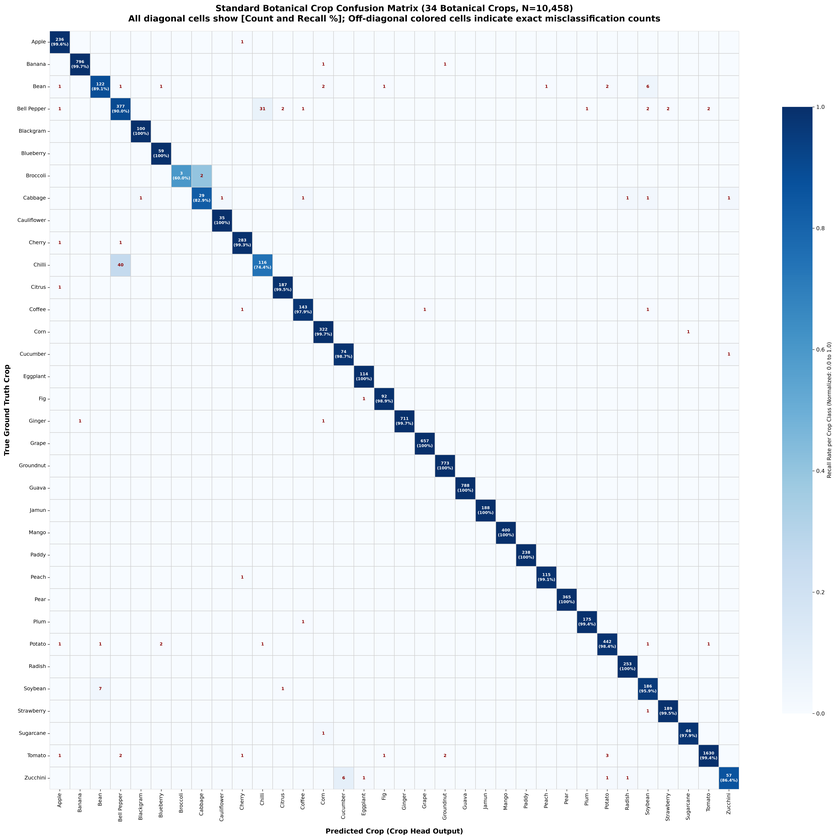
#> input picture models/_legacy/crop_confusion_matrix.png, 836 x 839 px, shrunk from 6549 x 6570 before the run, given as the content of the folder ../data/processed/train, which was not available
$ jupyter execute --allow-errors 03_data_viewer.ipynb   (text cells are left out)
#> lines starting #> are read from the running program, lines starting #| are printed output that depends on the picture
[cell 1]
import os, json, random, sys
from pathlib import Path
from collections import Counter
from math import ceil

import numpy as np
import pandas as pd
import matplotlib.pyplot as plt
import matplotlib.patches as mpatches
import seaborn as sns
from PIL import Image

ROOT       = Path('..')
TRAIN_DIR  = ROOT / 'data' / 'processed' / 'train'
VAL_DIR    = ROOT / 'data' / 'processed' / 'val'
TEST_DIR   = ROOT / 'data' / 'processed' / 'test'
TRAIN_CSV  = ROOT / 'data' / 'raw' / 'outputs' / 'outputs' / 'train_split.csv'
VAL_CSV    = ROOT / 'data' / 'raw' / 'outputs' / 'outputs' / 'val_split.csv'
TEST_CSV   = ROOT / 'data' / 'raw' / 'outputs' / 'outputs' / 'test_split.csv'
STD_REPORT = ROOT / 'models' / 'classification_report_standard.json'
TTA_REPORT = ROOT / 'models' / 'classification_report_tta.json'

plt.rcParams.update({
    'figure.facecolor': '#0f1117', 'axes.facecolor': '#1a1d27',
    'axes.edgecolor': '#3a3d4d', 'axes.labelcolor': '#e0e0e0',
    'xtick.color': '#a0a0b0', 'ytick.color': '#a0a0b0',
    'text.color': '#e0e0e0', 'grid.color': '#2a2d3a',
    'grid.linestyle': '--', 'grid.alpha': 0.6, 'font.size': 11,
})
ACCENT, ACCENT2, DANGER, WARN = '#4ade80', '#60a5fa', '#f87171', '#fbbf24'
print('✅ Setup done')

[cell 2]
def count_images_per_class(split_dir):
    counts = {}
    for d in sorted(Path(split_dir).iterdir()):
        if d.is_dir():
            counts[d.name] = sum(
                1 for f in d.rglob('*')
                if f.suffix.lower() in {'.jpg','.jpeg','.png','.bmp','.webp'}
            )
    return counts

train_counts = count_images_per_class(TRAIN_DIR)
val_counts   = count_images_per_class(VAL_DIR)
test_counts  = count_images_per_class(TEST_DIR)
all_classes  = sorted(train_counts.keys())

n_classes = len(train_counts)
n_train   = sum(train_counts.values())
n_val     = sum(val_counts.values())
n_test    = sum(test_counts.values())
n_total   = n_train + n_val + n_test
tv = list(train_counts.values())

print('=' * 52)
print(f'  🌿 Total classes          : {n_classes:>6,}')
print(f'  🖼️  Total images           : {n_total:>6,}')
print('-' * 52)
#> (the rest of this cell did not finish here and is left out)

[cell 3]
sorted_items  = sorted(train_counts.items(), key=lambda x: x[1], reverse=True)
labels_sorted = [c for c,_ in sorted_items]
counts_sorted = [v for _,v in sorted_items]

bar_colors = [ACCENT if v>=300 else ACCENT2 if v>=100 else WARN if v>=50 else DANGER
              for v in counts_sorted]

fig, ax = plt.subplots(figsize=(22, 6))
ax.bar(range(len(labels_sorted)), counts_sorted, color=bar_colors, width=0.85)
ax.set_xticks([])
ax.set_xlabel('Classes sorted by image count (high to low)', labelpad=8)
ax.set_ylabel('Image count')
ax.set_title('Training Set — Per-Class Image Count', fontsize=14, pad=12)
ax.axhline(np.mean(counts_sorted), color=WARN, linestyle='--', lw=1.5,
           label=f'Mean = {np.mean(counts_sorted):.0f}')
ax.axhline(50, color=DANGER, linestyle=':', lw=1.5, label='Rare threshold (50)')
ax.grid(axis='y')
patches = [
    mpatches.Patch(color=ACCENT,  label='>=300 images'),
    mpatches.Patch(color=ACCENT2, label='100-299 images'),
    mpatches.Patch(color=WARN,    label='50-99 images'),
    mpatches.Patch(color=DANGER,  label='<50 images (RARE)'),
]
ax.legend(handles=patches, loc='upper right', framealpha=0.3)
plt.tight_layout()
plt.show()
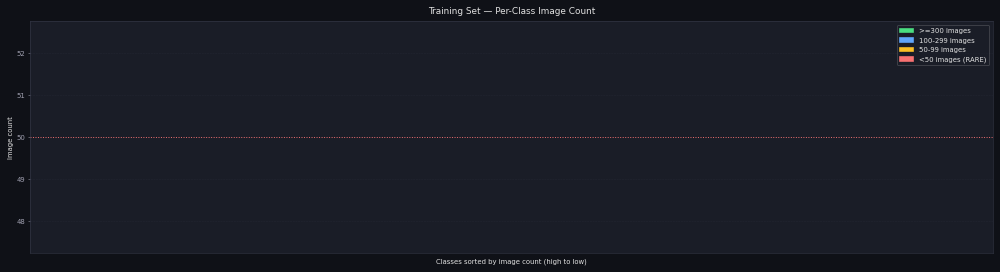
#> figure drawn by matplotlib, 1 panel
print(f'Rare classes (< 50 imgs): {sum(1 for v in counts_sorted if v < 50)}')

[cell 4]
RARE_THRESHOLD = 50
rare = [(cls, cnt) for cls, cnt in sorted(train_counts.items(), key=lambda x: x[1])
        if cnt < RARE_THRESHOLD]
print(f'Classes with < {RARE_THRESHOLD} training images: {len(rare)}')
df_rare = pd.DataFrame(rare, columns=['Class', 'Train'])
df_rare['Val']   = df_rare['Class'].map(val_counts)
df_rare['Test']  = df_rare['Class'].map(test_counts)
df_rare['Total'] = df_rare['Train'] + df_rare['Val'] + df_rare['Test']
print(df_rare.to_string(index=False))

[cell 5]
if rare:
    top_rare = df_rare.head(40)
    fig, ax = plt.subplots(figsize=(12, max(6, len(top_rare)*0.38)))
    colors = [DANGER if v < 20 else WARN for v in top_rare['Train']]
    bars = ax.barh(top_rare['Class'], top_rare['Train'], color=colors, height=0.72)
    ax.set_xlabel('Training image count')
    ax.set_title(f'Rarest Classes (< {RARE_THRESHOLD} train images)', fontsize=13, pad=10)
    ax.axvline(RARE_THRESHOLD, color=WARN, linestyle='--', lw=1.5,
               label=f'Threshold = {RARE_THRESHOLD}')
    ax.legend(framealpha=0.3)
    ax.grid(axis='x')
    for bar in bars:
        ax.text(bar.get_width()+0.5, bar.get_y()+bar.get_height()/2,
                str(int(bar.get_width())), va='center', fontsize=8.5, color='#e0e0e0')
    plt.tight_layout()
    plt.show()

[cell 6]
counts_arr = np.array([train_counts[c] for c in sorted(train_counts)])
weights    = n_train / (n_classes * counts_arr)

fig, axes = plt.subplots(1, 2, figsize=(16, 4))

axes[0].hist(list(train_counts.values()), bins=40, color=ACCENT2,
             edgecolor='#0f1117', linewidth=0.5)
axes[0].set_xlabel('Images per class')
axes[0].set_ylabel('Number of classes')
axes[0].set_title('Class Size Distribution')
axes[0].axvline(np.mean(list(train_counts.values())), color=WARN,
                linestyle='--', lw=1.5, label='Mean')
axes[0].legend(framealpha=0.3)
axes[0].grid(axis='y')

axes[1].hist(weights, bins=40, color=DANGER, edgecolor='#0f1117', linewidth=0.5)
axes[1].set_xlabel('Class weight (balanced)')
axes[1].set_ylabel('Number of classes')
axes[1].set_title('Balanced Class Weights (used in CrossEntropyLoss)')
axes[1].grid(axis='y')

plt.tight_layout()
plt.show()
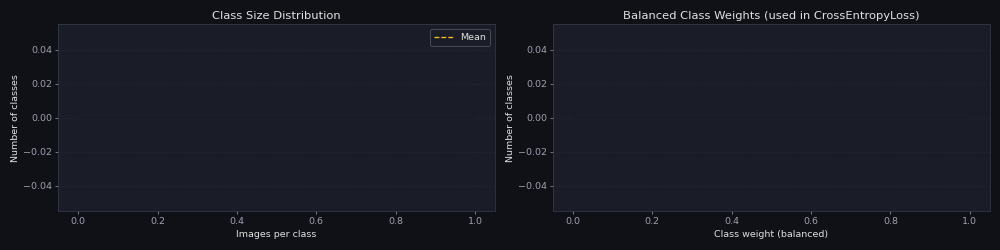
#> figure drawn by matplotlib, 2 panels

[cell 7]
df_splits = pd.DataFrame({
    'Class': all_classes,
    'Train': [train_counts.get(c,0) for c in all_classes],
    'Val':   [val_counts.get(c,0)   for c in all_classes],
    'Test':  [test_counts.get(c,0)  for c in all_classes],
})
df_splits['Total'] = df_splits[['Train','Val','Test']].sum(axis=1)
df_splits = df_splits.sort_values('Total', ascending=False)

top60 = df_splits.head(60)
fig, ax = plt.subplots(figsize=(22, 6))
x = range(len(top60))
ax.bar(x, top60['Train'], label='Train', color=ACCENT,  width=0.8)
ax.bar(x, top60['Val'],   label='Val',   color=ACCENT2, width=0.8, bottom=top60['Train'])
ax.bar(x, top60['Test'],  label='Test',  color=WARN,    width=0.8,
       bottom=top60['Train'].values + top60['Val'].values)
ax.set_xticks(list(x))
ax.set_xticklabels(top60['Class'].tolist(), rotation=90, fontsize=7)
ax.set_ylabel('Image count')
ax.set_title('Top 60 Classes — Train / Val / Test', fontsize=13, pad=10)
ax.legend(framealpha=0.3)
ax.grid(axis='y')
plt.tight_layout()
plt.show()
print(df_splits[['Class','Train','Val','Test','Total']].head(20).to_string(index=False))

[cell 8]
if TRAIN_CSV.exists():
    df_train    = pd.read_csv(TRAIN_CSV)
    crop_counts = df_train['crop'].value_counts()
else:
    crops = Counter()
    for cls in all_classes:
        crop = cls.split(' - ')[0].strip() if ' - ' in cls else cls
        crops[crop] += train_counts.get(cls, 0)
    crop_counts = pd.Series(dict(crops)).sort_values(ascending=False)
    df_train = None

colors_crop = sns.color_palette('husl', len(crop_counts))
fig, axes   = plt.subplots(1, 2, figsize=(18, 5))

axes[0].barh(crop_counts.index, crop_counts.values, color=colors_crop, height=0.75)
axes[0].set_xlabel('Training images')
axes[0].set_title('Images per Crop', pad=8)
axes[0].grid(axis='x')
for i, v in enumerate(crop_counts.values):
    axes[0].text(v+10, i, str(v), va='center', fontsize=8.5, color='#e0e0e0')

axes[1].pie(crop_counts.values, labels=crop_counts.index,
            autopct='%1.1f%%', colors=colors_crop, startangle=140,
            pctdistance=0.75, textprops={'color':'#e0e0e0','fontsize':8})
axes[1].set_title('Proportion by Crop', pad=8)
axes[1].set_facecolor('#1a1d27')

plt.suptitle('Crop Distribution (Training Set)', fontsize=14, y=1.02)
plt.tight_layout()
plt.show()

[cell 9]
if TRAIN_CSV.exists() and df_train is not None:
    src_counts  = df_train['source_dataset'].value_counts()
    colors_src  = sns.color_palette('mako', len(src_counts))
    fig, axes   = plt.subplots(1, 2, figsize=(18, 5))

    axes[0].barh(src_counts.index, src_counts.values, color=colors_src, height=0.75)
    axes[0].set_xlabel('Training images')
    axes[0].set_title('Images per Source Dataset', pad=8)
    axes[0].grid(axis='x')
    for i, v in enumerate(src_counts.values):
        axes[0].text(v+10, i, str(v), va='center', fontsize=8.5, color='#e0e0e0')

    axes[1].pie(src_counts.values, labels=src_counts.index,
                autopct='%1.1f%%', colors=colors_src, startangle=140,
                pctdistance=0.75, textprops={'color':'#e0e0e0','fontsize':8})
    axes[1].set_title('Proportion by Source Dataset', pad=8)
    axes[1].set_facecolor('#1a1d27')

    plt.suptitle('Source Dataset Distribution', fontsize=14, y=1.02)
    plt.tight_layout()
    plt.show()
    print(src_counts.to_string())
else:
    print('train_split.csv not found — skipping source breakdown.')

[cell 10]
if TRAIN_CSV.exists() and df_train is not None:
    widths  = df_train['width'].dropna()
    heights = df_train['height'].dropna()
else:
    all_imgs = [f for f in TRAIN_DIR.rglob('*')
                if f.suffix.lower() in {'.jpg','.jpeg','.png','.bmp','.webp'}]
    sample   = random.sample(all_imgs, min(500, len(all_imgs)))
    dims     = [Image.open(f).size for f in sample]
#> dims = [(836, 839)]
    widths   = pd.Series([d[0] for d in dims])
    heights  = pd.Series([d[1] for d in dims])

fig, axes = plt.subplots(1, 3, figsize=(18, 4))
axes[0].hist(widths,  bins=40, color=ACCENT,  edgecolor='#0f1117', linewidth=0.4)
axes[0].set(xlabel='Width (px)', ylabel='Count', title='Width Distribution')
axes[0].grid(axis='y')

axes[1].hist(heights, bins=40, color=ACCENT2, edgecolor='#0f1117', linewidth=0.4)
axes[1].set(xlabel='Height (px)', ylabel='Count', title='Height Distribution')
axes[1].grid(axis='y')

axes[2].scatter(widths, heights, alpha=0.2, s=8, color=WARN)
axes[2].set(xlabel='Width (px)', ylabel='Height (px)', title='Width vs Height')
axes[2].grid()

plt.suptitle('Image Dimensions (Training Set)', fontsize=14, y=1.02)
plt.tight_layout()
plt.show()
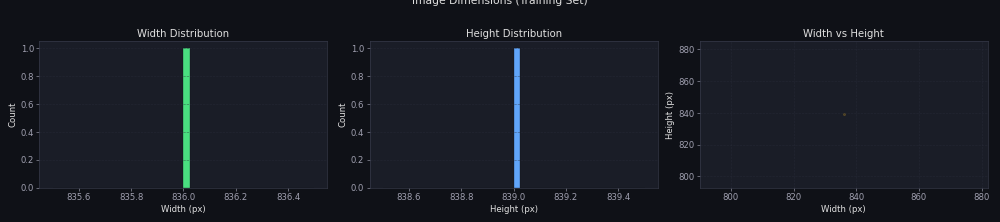
#> figure drawn by matplotlib, 3 panels; panel 1: tallest bar 1 high, from x = 836 to 836; panel 2: tallest bar 1 high, from x = 839 to 839
print(f'Width  — min:{widths.min():.0f}  max:{widths.max():.0f}  mean:{widths.mean():.0f}  median:{widths.median():.0f}')
#| Width  — min:836  max:836  mean:836  median:836
print(f'Height — min:{heights.min():.0f}  max:{heights.max():.0f}  mean:{heights.mean():.0f}  median:{heights.median():.0f}')
#| Height — min:839  max:839  mean:839  median:839

[cell 11]
N_CLASSES_TO_SHOW  = 10
N_IMAGES_PER_CLASS = 5
SAMPLE_CLASSES     = None   # e.g. ['Tomato - Late Blight', 'Apple - Scab']

if SAMPLE_CLASSES is None:
    SAMPLE_CLASSES = random.sample(all_classes, min(N_CLASSES_TO_SHOW, len(all_classes)))

#> (the rest of this cell did not finish here and is left out)

#> (a cell that did not finish here is left out)

[cell 13]
if not STD_REPORT.exists() or not TTA_REPORT.exists():
    print('Reports not found. Run:  python -m src.evaluation.evaluate')
else:
    with open(STD_REPORT) as f: std = json.load(f)
    with open(TTA_REPORT) as f: tta = json.load(f)

    print('=' * 55)
    print(f'  Standard accuracy : {std["accuracy"]*100:6.2f}%')
    print(f'  TTA accuracy      : {tta["accuracy"]*100:6.2f}%')
    print(f'  TTA gain          : +{(tta["accuracy"]-std["accuracy"])*100:.2f}%')
    print('-' * 55)
    for key in ['macro avg', 'weighted avg']:
        print(f'  {key}:')
        for m in ['precision','recall','f1-score']:
            s, t = std[key][m], tta[key][m]
            print(f'    {m:<12}: {s:.4f} -> {t:.4f}  ({t-s:+.4f})')
    print('=' * 55)

[cell 14]
if STD_REPORT.exists() and TTA_REPORT.exists():
    skip = {'accuracy','macro avg','weighted avg'}
    rows = []
    for cls in std:
        if cls in skip: continue
        s = std[cls]; t = tta.get(cls, {})
        rows.append({'class': cls, 'support': int(s.get('support',0)),
                     'std_f1': s.get('f1-score',0), 'tta_f1': t.get('f1-score',0),
                     'std_recall': s.get('recall',0), 'tta_recall': t.get('recall',0)})
    df_rep = pd.DataFrame(rows)
    df_rep['f1_gain'] = df_rep['tta_f1'] - df_rep['std_f1']

    print('Top 15 classes most improved by TTA:')
    print(df_rep.sort_values('f1_gain', ascending=False)
               [['class','support','std_f1','tta_f1','f1_gain']].head(15).to_string(index=False))
    print()
    print('Classes still with TTA F1 < 0.5 (scraping candidates):')
    still_bad = df_rep[df_rep['tta_f1'] < 0.5].sort_values('tta_f1')
    print(f'Count: {len(still_bad)}')
    print(still_bad[['class','support','std_f1','tta_f1','f1_gain']].head(20).to_string(index=False))

[cell 15]
if STD_REPORT.exists() and TTA_REPORT.exists():
    fig, axes = plt.subplots(1, 2, figsize=(18, 5))

    axes[0].hist(df_rep['f1_gain'], bins=40, color=ACCENT2, edgecolor='#0f1117', linewidth=0.4)
    axes[0].axvline(0, color=DANGER, linestyle='--', lw=1.5)
    axes[0].set(xlabel='F1 gain (TTA - Standard)', ylabel='Number of classes',
                title='F1 Gain Distribution from TTA')
    n_imp = (df_rep['f1_gain'] > 0).sum()
    n_wrs = (df_rep['f1_gain'] < 0).sum()
    axes[0].text(0.02, 0.95, f'Improved: {n_imp}\nWorse: {n_wrs}',
                 transform=axes[0].transAxes, fontsize=10, va='top', color='#e0e0e0',
                 bbox=dict(facecolor='#1a1d27', alpha=0.7, edgecolor='#3a3d4d'))
    axes[0].grid(axis='y')

    sc_colors = [ACCENT if v >= 0 else DANGER for v in df_rep['f1_gain']]
    axes[1].scatter(df_rep['support'], df_rep['f1_gain'],
                    c=sc_colors, alpha=0.7, s=40)
    axes[1].axhline(0, color=WARN, linestyle='--', lw=1.5)
    axes[1].set(xlabel='Val support (images)', ylabel='F1 gain from TTA',
                title='TTA Gain vs Class Support\n(rare classes benefit more)')
    axes[1].grid()

    plt.suptitle('TTA Impact — Standard vs TTA (7 passes)', fontsize=14, y=1.02)
    plt.tight_layout()
    plt.show()

[cell 16]
QUERY = 'Tomato'   # change to any keyword

matches = [c for c in all_classes if QUERY.lower() in c.lower()]
print(f"Classes matching '{QUERY}': {len(matches)}\n")
for cls in matches:
    tr, va, te = train_counts.get(cls,0), val_counts.get(cls,0), test_counts.get(cls,0)
    flag = ' 🔴 RARE' if tr < 50 else (' 🟡' if tr < 100 else '')
    print(f'  {cls:<55}  train={tr:>4}  val={va:>3}  test={te:>3}{flag}')
